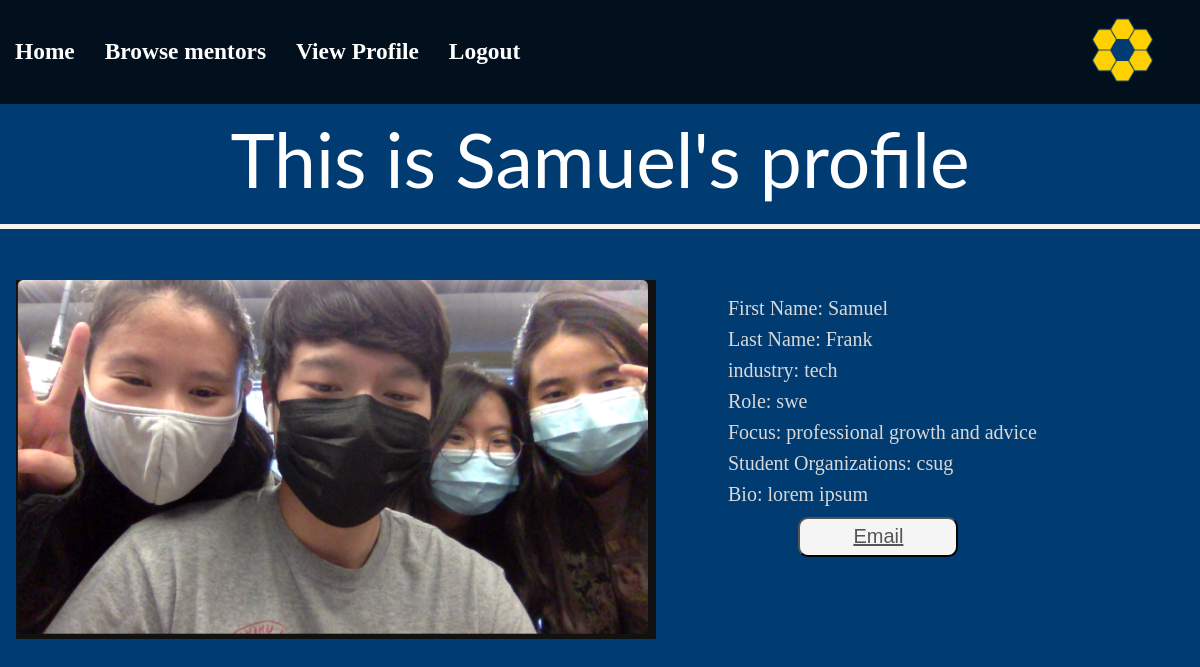
Page /profile/2/ (signed in) on the committed database.
### App.py (models this page shows, shortened)
class User(UserMixin, db.Model):
    __tablename__ = "users"
    id = db.Column(db.Integer, primary_key = True)
    netid = db.Column(db.String(64), unique = True, index = True)
    password_hash = db.Column(db.String(128))
    firstname = db.Column(db.String(64), index = True)
    lastname = db.Column(db.String(64), index = True)
    email = db.Column(db.String(64), index = True)
    isMentor  = db.Column(db.Boolean)
    pfp = db.Column(db.String(64), index = True)
    description = db.relationship('Description')
    profile = db.relationship('Profile')
    @property
    def password(self):
        raise AttributeError("password is not a readable attribute")

class Profile(db.Model):
    __tablename__ = "profile"
    id = db.Column(db.Integer, primary_key=True)
    industry = db.Column(db.String(64), index=True)
    role = db.Column(db.String(64), index=True)
    subject = db.Column(db.String(64), index=True)
    organizations = db.Column(db.String(64), index=True)
    bio = db.Column(db.Text(), index=True)
    user_id = db.Column(db.Integer, db.ForeignKey('users.id'))
    user = db.relationship("User", backref=backref("user_profile", uselist=False))

### App.py (the view)
@app.route("/profile/<id>/")
@login_required
def mentor_profile(id):
    mentor = User.query.filter_by(id=id).first()
    return render_template('mentor_profile.html', mentor = mentor)

### App.py (called while the page is built)
@login_manager.user_loader
def load_user(user_id):
    return User.query.get(int(user_id))

### templates/mentor_profile.html (shortened to what this page needs)
{% extends "base_login.html" %}
        {% block body %}
            <h1 style="
            font-family: 'Lato';
            font-style: normal;
            font-weight: 400;
            font-size: 75px;
            line-height: 90px;
            text-align: center;
            padding-top: 4rem;
            border-bottom: 5px solid #F5F5F5">This is {{mentor.firstname}}'s profile</h1>
            <div style="display: flex; justify-content: flex-start; flex-direction: row; padding-left: 1rem">
                <img src= "/static/images/{{mentor.pfp}}" alt="picture of {{mentor.firstname}} {{mentor.lastname}}" style = "display: flex; flex-direction:column; width: 40rem">
                <p style= "display: flex; flex-wrap: wrap; flex-direction: column; justify-content: flex-start;">
                    <span>First Name: {{mentor.firstname}}</span>
                    <span>Last Name: {{mentor.lastname}}</span>
                    <span>industry: {{mentor.user_profile.industry}}</span>
                    <span>Role: {{mentor.user_profile.role}}</span>
                    <span>Focus: {{mentor.user_profile.subject}}</span>
                    <span>Student Organizations: {{mentor.user_profile.organizations}}</span>
                    <span>Bio: {{mentor.user_profile.bio}}</span>
                    <button><a href="mailto: {{mentor.email}}">Email</a></button>
                </p>
            </div>
        {% endblock %}

### static/css/style.css (style rules this page uses)
body { background-color: #003b71; color: white; font-size: 20px; margin:0px; }
h1 { padding-bottom: 20px; }

### templates/mentor_profile.html (style rules this page uses)
p { padding-left: 4rem; }
span { color: #D9D9D9; padding-left: 0.5rem; line-height: 1rem; padding-bottom: 15px; }
button { width: 10rem; height: 2.5rem; font-size:20px; border-radius: 10px; margin-left: auto; margin-right: auto; transition-duration:0.4s; background-color:#f5f5f5; }
a { color: #555555; display: block; }

### rows in the picture
User: firstname "Samuel", pfp (picture), lastname "Frank"
Profile: user_profile.industry "tech", user_profile.role "swe", user_profile.subject "professional growth and advice", user_profile.organizations "csug", user_profile.bio "lorem ipsum"
